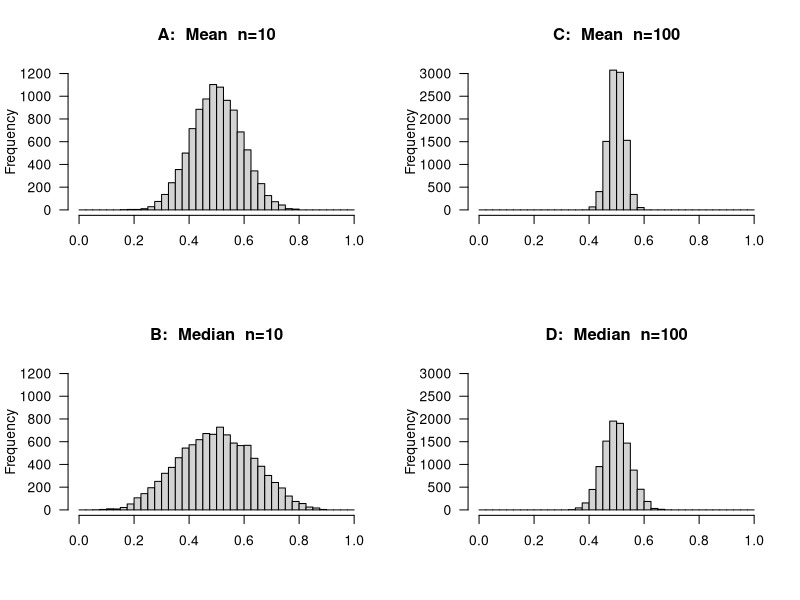
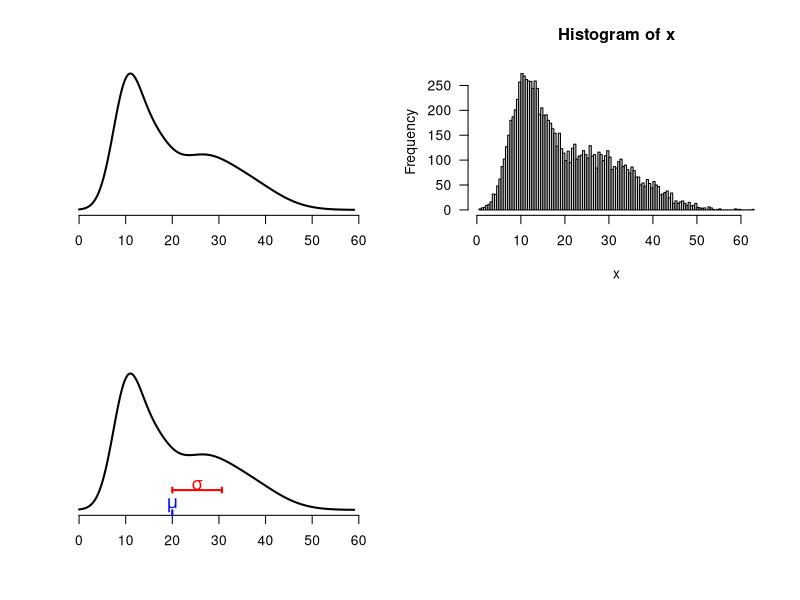
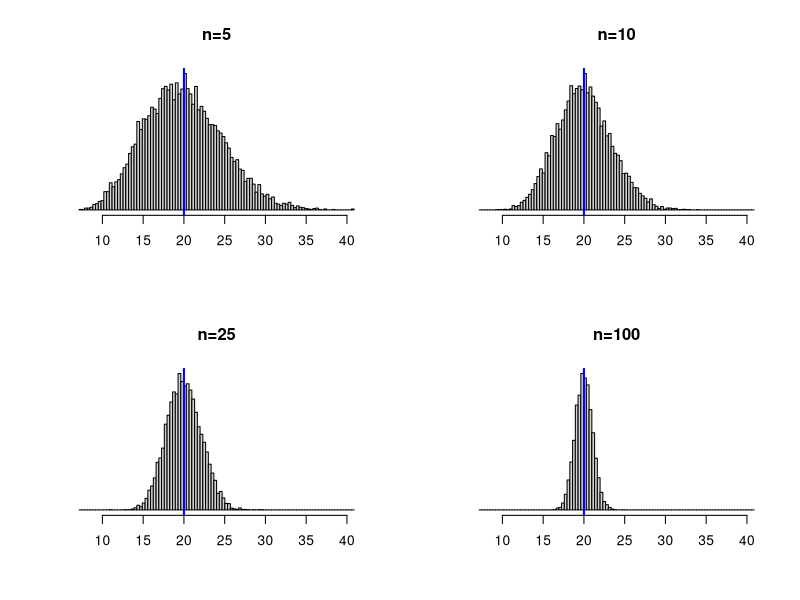
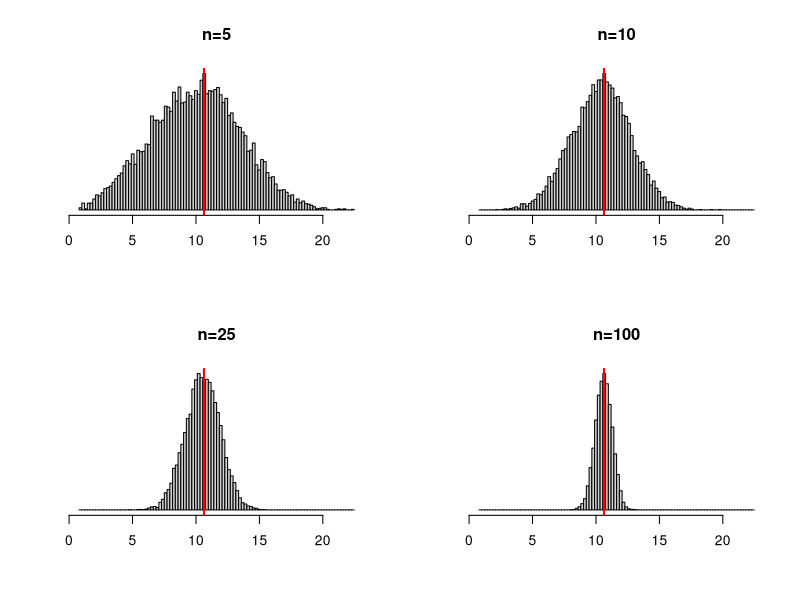
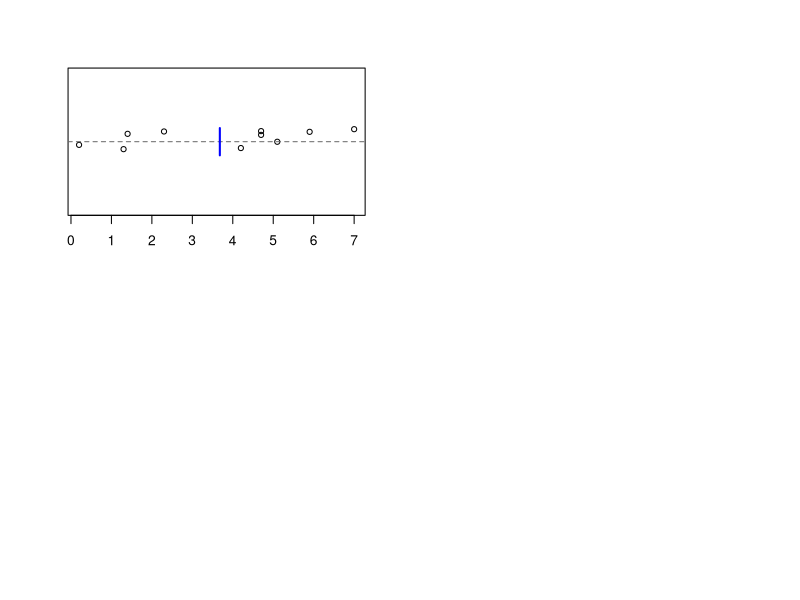

Generate these figures, in order, with R:
## ------------------------------------------------------------------------
runif(10)
x <- matrix(runif(10*20),ncol=10)
x
dim(x)

# first column
x[,1]
# first row
x[1,]
mean(x[1,])
apply(x,1,mean)[1]

?apply
apply(x,1,mean)
apply(x,1,median)

## ------------------------------------------------------------------------
nit <- 10000
n <- 10
set.seed(51)

x <- matrix(runif(n*nit),ncol=n)
xA <- apply(x,1,mean)

x <- matrix(runif(n*nit),ncol=n)
xB <- apply(x,1,median)

n <- 100

x <- matrix(runif(n*nit),ncol=n)
xC <- apply(x,1,mean)

x <- matrix(runif(n*nit),ncol=n)
xD <- apply(x,1,median)

par(mfcol=c(2,2),las=1)
hist(xA,breaks=seq(0,1,length=41),col="lightgrey",main="A:  Mean  n=10",xlab="",ylim=c(0,1200),cex.main=1.2)
hist(xB,breaks=seq(0,1,length=41),col="lightgrey",main="B:  Median  n=10",xlab="",ylim=c(0,1200),cex.main=1.2)
hist(xC,breaks=seq(0,1,length=41),col="lightgrey",main="C:  Mean  n=100",xlab="",ylim=c(0,3000),cex.main=1.2)
hist(xD,breaks=seq(0,1,length=41),col="lightgrey",main="D:  Median  n=100",xlab="",ylim=c(0,3000),cex.main=1.2)

round(mean(xA),3)
round(mean(xB),3)
round(mean(xC),3)
round(mean(xD),3)

round(sd(xA),2)
round(sd(xB),2)
round(sd(xC),2)
round(sd(xD),2)

## ------------------------------------------------------------------------
p <- c(0.3,0.25,0.25,0.2)
m <- c(10,15,25,35)
s <- c(3,4,6,7)

## ------------------------------------------------------------------------
x <- seq(0,59,by=0.1)
f <- rep(0,length(x))
for(i in 1:length(m)) f <- f + p[i] * dnorm(x, m[i], s[i])

## ------------------------------------------------------------------------
plot(x,f,type="l",lwd=2,yaxt="n",ylab="",bty="n",ylim=c(0,max(f)),xlab="")

## ------------------------------------------------------------------------
M <- sum(m*p)
S <- sqrt(sum(s^2*p) + sum(m^2*p) - sum(m*p)^2)

## ------------------------------------------------------------------------
u <- par("usr") # gets the actual limits of figure region
plot(x,f,type="l",lwd=2,yaxt="n",ylab="",bty="n",ylim=c(0,max(f)),xlab="")
segments(M,u[3],M,u[3]+0.002,xpd=TRUE,lwd=2,col="blue")
text(M,u[3]+0.004,expression(mu),cex=1.3,col="blue")
segments(c(M,M,M+S), u[3]+0.01-c(0,0.001,0.001),c(M+S,M,M+S), u[3]+0.01+c(0,0.001,0.001),
         lwd=2,col="red")
text(M+S/2,u[3]+0.012,expression(sigma),cex=1.3,col="red")

## ------------------------------------------------------------------------
sammix <- function(n=10,m,s,p){
  a <- 1:length(m)
  x <- sample(1:length(m),n,rep=TRUE,prob=p)
  rnorm(n,m[x],s[x])
}

## ------------------------------------------------------------------------
sammix(10,m,s,p)
x <- sammix(10000,m,s,p)
hist(x,breaks=101,col="lightgray")

## ------------------------------------------------------------------------
x5 <- matrix(sammix(10000*5,m,s,p),ncol=5)
x10 <- matrix(sammix(10000*10,m,s,p),ncol=10)
x25 <- matrix(sammix(10000*25,m,s,p),ncol=25)
x100 <- matrix(sammix(10000*100,m,s,p),ncol=100)
head(x5)
head(x10)

## ------------------------------------------------------------------------
m5 <- apply(x5,1,mean)
m10 <- apply(x10,1,mean)
m25 <- apply(x25,1,mean)
m100 <- apply(x100,1,mean)

## ------------------------------------------------------------------------
r <- range(c(m5,m10,m25,m100)) # range of sample means
br <- seq(r[1],r[2],length=101) # defines bins in histograms
par(mfrow=c(2,2)) # results in 2 rows and 2 columns of plots
hist(m5,breaks=br,xlab="",ylab="",main="n=5",yaxt="n")
abline(v=M,col="blue",lwd=2)
hist(m10,breaks=br,xlab="",ylab="",main="n=10",yaxt="n")
abline(v=M,col="blue",lwd=2)
hist(m25,breaks=br,xlab="",ylab="",main="n=25",yaxt="n")
abline(v=M,col="blue",lwd=2)
hist(m100,breaks=br,xlab="",ylab="",main="n=100",yaxt="n")
abline(v=M,col="blue",lwd=2)

## ------------------------------------------------------------------------
s5 <- apply(x5,1,sd)
s10 <- apply(x10,1,sd)
s25 <- apply(x25,1,sd)
s100 <- apply(x100,1,sd)

## ------------------------------------------------------------------------
rs <- range(c(s5,s10,s25,s100)) # range of sample means
brs <- seq(rs[1],rs[2],length=101) # defines bins in histograms
par(mfrow=c(2,2)) # results in 2 rows and 2 columns of plots
hist(s5,breaks=brs,xlab="",ylab="",main="n=5",yaxt="n")
abline(v=S,col="red",lwd=2)
hist(s10,breaks=brs,xlab="",ylab="",main="n=10",yaxt="n")
abline(v=S,col="red",lwd=2)
hist(s25,breaks=brs,xlab="",ylab="",main="n=25",yaxt="n")
abline(v=S,col="red",lwd=2)
hist(s100,breaks=brs,xlab="",ylab="",main="n=100",yaxt="n")
abline(v=S,col="red",lwd=2)

## ------------------------------------------------------------------------

# Data
x <- c(0.2, 1.3, 1.4, 2.3, 4.2, 4.7, 4.7, 5.1, 5.9, 7.0)

# Mean and SD
xm <- mean(x)
xs <- sd(x)
xn <- length(x)

# A plot of the data
stripchart(x, method="jitter", pch=1)
abline(h=1,lty=2,col="gray40")
segments(xm, 0.9, xm, 1.1, col="blue", lwd=2)

# t value
tval <- qt(0.975, xn - 1)

# estimated SE of the difference between the means
se <- xs / sqrt(xn)

# confidence interval
round( xm  + c(-1,1)*(tval*se), 2)

# Alternatively, you can use the function t.test()
t.test(x)
t.test(x)$conf.int
t.test(x)$conf.int[1:2]
round(t.test(x)$conf.int[1:2],2)

## ------------------------------------------------------------------------
# Example data
x <- c(1.17, 6.35, 7.76)

# 95% CI for population mean 
t.test(x)$conf.int

## ------------------------------------------------------------------------
x <- c(34.9, 28.5, 34.3, 38.4, 29.6,
       29.6, 38.7, 22.4, 30.1, 23.1,
       29.6, 33.4, 20.6, 33.6, 42.4,
       28.2, 25.3, 22.1, 37.3, 32.1)

# Mean, SD
mean(x)
sd(x)

# Standard error
sd(x)/sqrt(length(x))

# Confidence interval
t.test(x)$conf.int
t.test(x,conf=0.9)$conf.int
t.test(x,conf=0.99)$conf.int

## ------------------------------------------------------------------------
# Example data
x <- c(59.2, 54.6, 58.1, 41.8, 64.7, 50.8, 51.6, 47.0, 66.3, 58.1)
y <- c(73.3, 91.4, 69.1, 104.2, 64.6, 78.4, 56.4, 55.6, 61.1, 39.8,
       43.9, 63.6, 78.6, 76.5, 45.1, 90.2)

# 95% CI for mean of the first population
t.test(x)

# 95% CI for mean of the second population
t.test(y)

# 95% CI for difference in means assuming pop'n SDs are equal
t.test(x, y, var.equal=TRUE)

# 95% CI for difference in means not assuming pop'n SDs are equal
t.test(x, y)

